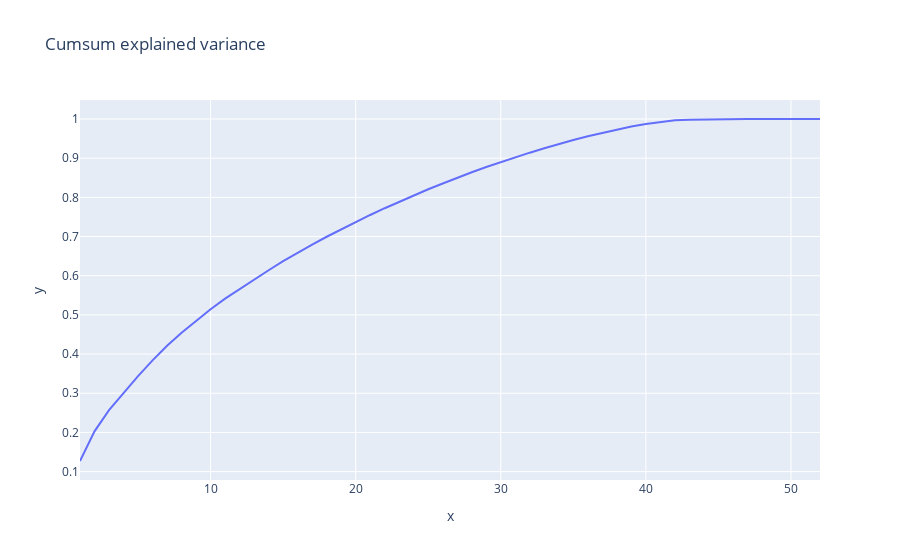

Notebook code cell kept with this figure:
### Code cell
# Cumsum explained variance
cumsum_explained_variance = np.cumsum(pca.explained_variance_ratio_)
px.line(x=range(1,1+len(cumsum_explained_variance)), y=cumsum_explained_variance, title='Cumsum explained variance')

### Figure 1 — Plotly figure (JSON) as saved in the notebook; plotly's stock layout.template omitted (floating-point values rounded to 4 significant figures)
{"data": [{"hovertemplate": "x=%{x}<br>y=%{y}<extra></extra>", "legendgroup": "", "line": {"color": "#636efa", "dash": "solid"}, "marker": {"symbol": "circle"}, "mode": "lines", "name": "", "orientation": "v", "showlegend": false, "type": "scatter", "x": [1, 2, 3, 4, 5, 6, 7, 8, 9, 10, 11, 12, 13, 14, 15, 16, 17, 18, 19, 20, 21, 22, 23, 24, 25, 26, 27, 28, 29, 30, 31, 32, 33, 34, 35, 36, 37, 38, 39, 40, 41, 42, 43, 44, 45, 46, 47, 48, 49, 50, 51, 52], "xaxis": "x", "y": [0.1271, 0.2027, 0.2567, 0.3016, 0.3438, 0.3838, 0.421, 0.4544, 0.4857, 0.5146, 0.5415, 0.5663, 0.5904, 0.614, 0.637, 0.6586, 0.6792, 0.6994, 0.7186, 0.737, 0.7551, 0.7723, 0.7891, 0.8051, 0.8207, 0.8355, 0.8502, 0.8641, 0.8775, 0.8902, 0.9023, 0.9141, 0.9253, 0.9364, 0.9465, 0.9559, 0.9646, 0.9731, 0.9806, 0.9871, 0.9926, 0.9967, 0.9982, 0.9991, 0.9995, 0.9997, 0.9999, 0.9999, 1.0, 1.0, 1.0, 1.0], "yaxis": "y"}], "layout": {"legend": {"tracegroupgap": 0}, "title": {"text": "Cumsum explained variance"}, "xaxis": {"anchor": "y", "domain": [0, 1], "title": {"text": "x"}}, "yaxis": {"anchor": "x", "domain": [0, 1], "title": {"text": "y"}}}}
